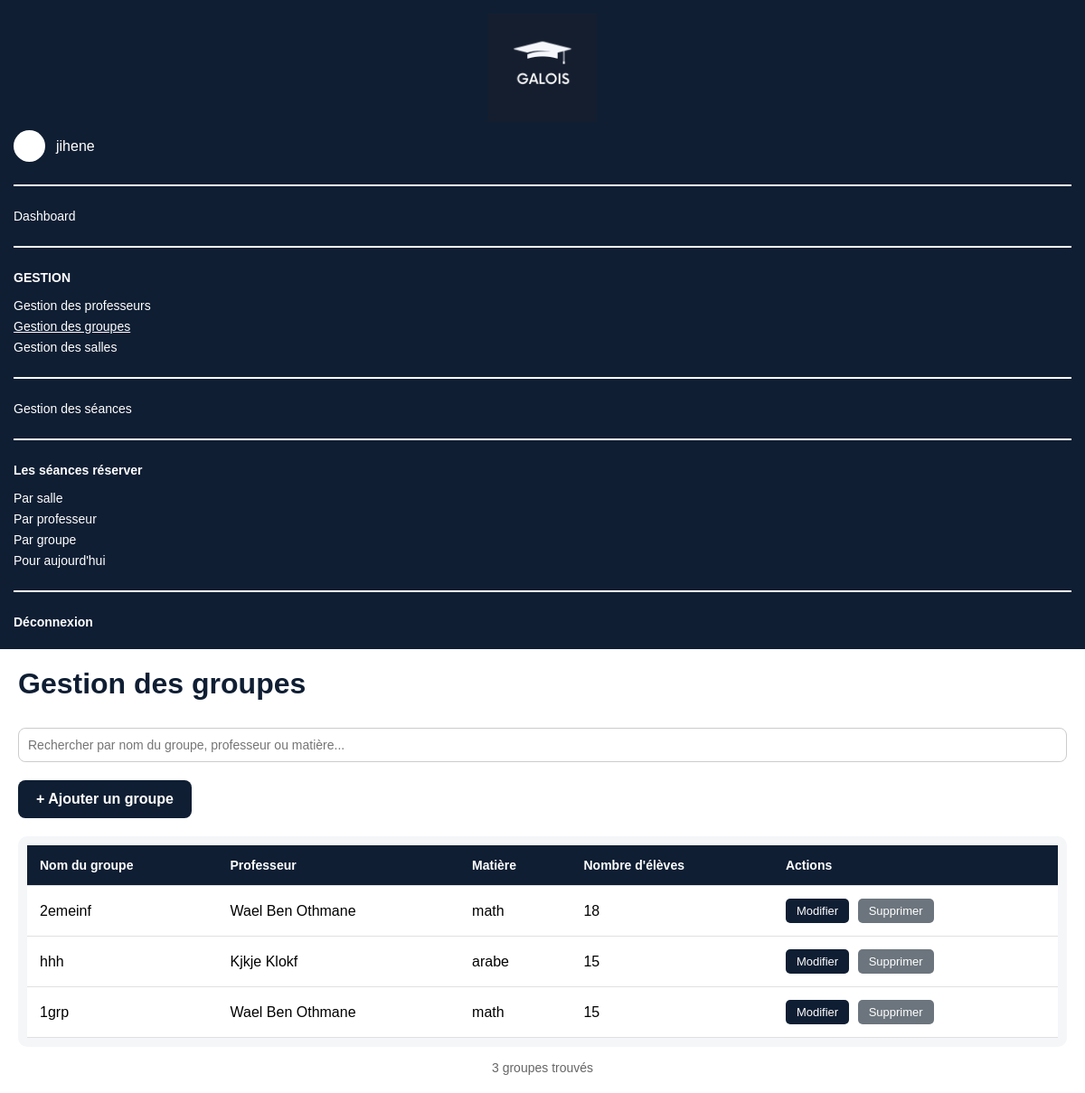
/groupes/ (signed in), run on an earlier commit of the app's database.
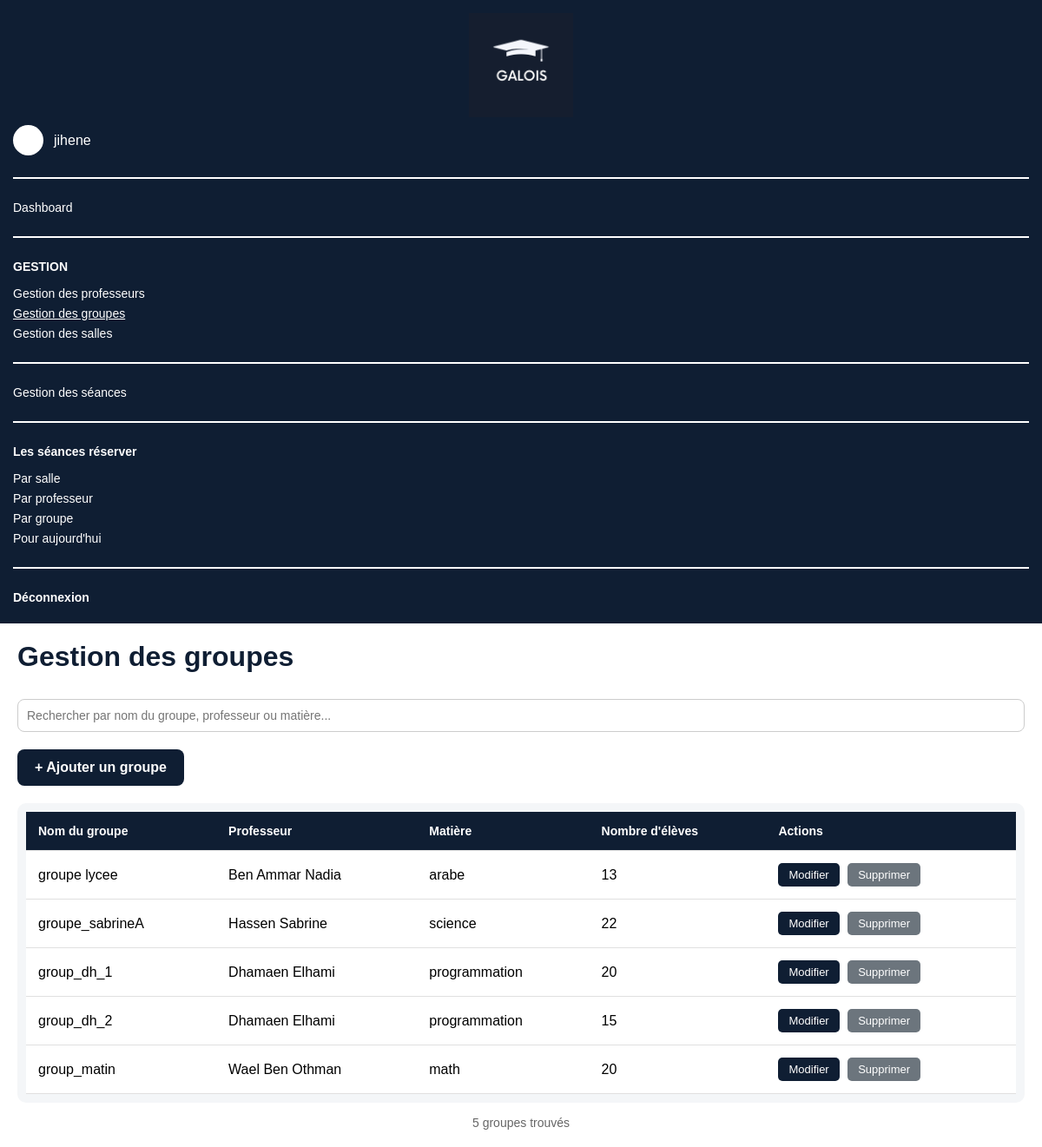
And on a later commit of the database.
### emploi_du_temps/models.py (models this page shows, shortened)
class Groupe(models.Model):
    nom = models.CharField(max_length=100)
    professeur = models.ForeignKey(Professeur, on_delete=models.CASCADE, related_name='groupes')
    matiere = models.ForeignKey(Matiere, on_delete=models.CASCADE, related_name='groupes')
    nombre_etudiants = models.IntegerField()
    class Meta:
        unique_together = ('nom', 'professeur', 'matiere')

class Professeur(models.Model):
    user = models.OneToOneField(User, on_delete=models.CASCADE, null=True, blank=True)
    nom = models.CharField(max_length=100)
    prenom = models.CharField(max_length=100)
    email = models.EmailField(unique=True)
    telephone = models.CharField(max_length=20, unique=True)
    matiere = models.ForeignKey(Matiere, on_delete=models.SET_NULL, null=True, blank=True, related_name='professeurs')
    class Meta:
        verbose_name_plural = "professeurs"
    @property
    def nom_complet(self):
        return f"{self.prenom} {self.nom}"

class Matiere(models.Model):
    nom = models.CharField(max_length=100, unique=True)

### emploi_du_temps/views.py (the view, shortened to what this page needs)
# urls.py: path('groupes/', views.liste_groupes, name='groupes'),
@login_required
def liste_groupes(request):
    groupes = Groupe.objects.all().select_related('professeur', 'matiere').order_by('-id')
    search = request.GET.get('search', '')
    paginator = Paginator(groupes, 7)
    page = request.GET.get('page', 1)
    try:
        groupes_page = paginator.page(page)
    except PageNotAnInteger:
        groupes_page = paginator.page(1)
    except EmptyPage:
        groupes_page = paginator.page(paginator.num_pages)
    return render(request, 'gestion-groupes.html', {
        'groupes': groupes_page,
        'search': search,
        'total_count': groupes.count()
    })

### emploi_du_temps/templates/gestion-groupes.html (shortened to what this page needs)
<!DOCTYPE html>
<html lang="fr">
<head>
    {% load static %}
</head>
<body>
    <div class="container">
        <aside class="sidebar">
            <div class="logo-box">
                <img src="{% static 'images/logo.png' %}" alt="Logo" class="logo-sidebar">
            </div>
            <div class="admin-line">
                <div class="small-avatar"></div>
                <span>{{ request.user.username }}</span>
            </div>
            <hr>
            <a href="{% url 'dashboard' %}">Dashboard</a>
            <hr>
            <p class="menu-title">GESTION</p>
            <a href="{% url 'professeurs' %}">Gestion des professeurs</a>
            <a href="{% url 'groupes' %}" class="active">Gestion des groupes</a>
            <a href="{% url 'salles' %}">Gestion des salles</a>
            <hr>
            <a href="{% url 'seances' %}">Gestion des séances</a>
            <hr>
            <p class="menu-title">Les séances réserver</p>
            <a href="{% url 'emploi_salle' %}">Par salle</a>
            <a href="{% url 'emploi_professeur' %}">Par professeur</a>
            <a href="{% url 'emploi_groupe' %}">Par groupe</a>
            <a href="{% url 'emploi_today' %}">Pour aujourd'hui</a>
            <hr>
            <a href="{% url 'logout' %}" class="logout">Déconnexion</a>
        </aside>
        <main class="content">
            <h1>Gestion des groupes</h1>
            <div class="search-bar">
                <form method="get" id="searchForm">
                    <input type="text" name="search"
                           placeholder="Rechercher par nom du groupe, professeur ou matière..."
                           value="{{ search }}"
                           id="searchInput"
                           autocomplete="off">
                </form>
            </div>
            <div class="add-container">
                <a href="{% url 'ajouter_groupe' %}" class="add-btn">+ Ajouter un groupe</a>
            </div>
            <div class="table-container">
                <table>
                    <thead>
                        <tr>
                            <th>Nom du groupe</th>
                            <th>Professeur</th>
                            <th>Matière</th>
                            <th>Nombre d'élèves</th>
                            <th>Actions</th>
                        </tr>
                    </thead>
                    <tbody id="groupesTableBody">
                        {% for groupe in groupes %}
                        <tr>
                            <td>{{ groupe.nom }}</td>
                            <td>{{ groupe.professeur.nom_complet }}</td>
                            <td>{{ groupe.matiere.nom }}</td>
                            <td>{{ groupe.nombre_etudiants }}</td>
                            <td>
                                <a href="{% url 'modifier_groupe' groupe.id %}" class="btn edit">Modifier</a>
                                <a href="#" class="btn delete" data-id="{{ groupe.id }}" data-nom="{{ groupe.nom }}">Supprimer</a>
                            </td>
                        </tr>
                        {% endfor %}
                    </tbody>
                </table>
            </div>
            <div class="info-count">
                {{ total_count }} groupe{{ total_count|pluralize:"s" }} trouvé{{ total_count|pluralize:"s" }}
            </div>
        </main>
    </div>
</body>
</html>

What changed in the data, as far as the page shows it:
removed Groupe: nom "2emeinf", professeur.nom_complet "Wael Ben Othmane", matiere.nom "math", nombre_etudiants "18"
removed Groupe: nom "hhh", professeur.nom_complet "Kjkje Klokf", matiere.nom "arabe", nombre_etudiants "15"
removed Groupe: nom "1grp", professeur.nom_complet "Wael Ben Othmane", matiere.nom "math", nombre_etudiants "15"
added Groupe: nom "groupe lycee", professeur.nom_complet "Ben Ammar Nadia", matiere.nom "arabe", nombre_etudiants "13"
added Groupe: nom "groupe_sabrineA", professeur.nom_complet "Hassen Sabrine", matiere.nom "science", nombre_etudiants "22"
added Groupe: nom "group_dh_1", professeur.nom_complet "Dhamaen Elhami", matiere.nom "programmation", nombre_etudiants "20"
added Groupe: nom "group_dh_2", professeur.nom_complet "Dhamaen Elhami", matiere.nom "programmation", nombre_etudiants "15"
added Groupe: nom "group_matin", professeur.nom_complet "Wael Ben Othman", matiere.nom "math", nombre_etudiants "20"
Also different on the page:
{{ total_count }}: "3" → "5"
